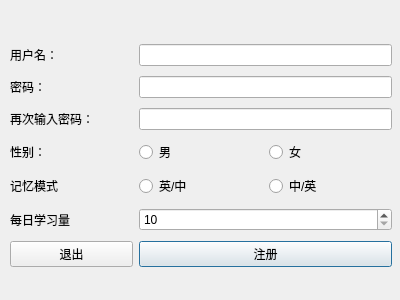
<?xml version="1.0" encoding="UTF-8"?>
<ui version="4.0">
 <class>MoSignUpDialog</class>
 <widget class="QDialog" name="MoSignUpDialog">
  <property name="geometry">
   <rect>
    <x>0</x>
    <y>0</y>
    <width>400</width>
    <height>300</height>
   </rect>
  </property>
  <property name="windowTitle">
   <string>Dialog</string>
  </property>
  <widget class="QWidget" name="formLayoutWidget">
   <property name="geometry">
    <rect>
     <x>10</x>
     <y>40</y>
     <width>382</width>
     <height>237</height>
    </rect>
   </property>
   <layout class="QGridLayout" name="gridLayout">
    <item row="1" column="0">
     <widget class="QLabel" name="userNameLabel">
      <property name="text">
       <string>用户名：</string>
      </property>
     </widget>
    </item>
    <item row="5" column="1">
     <widget class="QRadioButton" name="ECRadioButton">
      <property name="text">
       <string>英/中</string>
      </property>
     </widget>
    </item>
    <item row="6" column="0">
     <widget class="QLabel" name="planLabel">
      <property name="text">
       <string>每日学习量</string>
      </property>
     </widget>
    </item>
    <item row="4" column="0">
     <widget class="QLabel" name="sexLabel">
      <property name="text">
       <string>性别：</string>
      </property>
     </widget>
    </item>
    <item row="3" column="0">
     <widget class="QLabel" name="passwdAgainLabel">
      <property name="text">
       <string>再次输入密码：</string>
      </property>
     </widget>
    </item>
    <item row="2" column="0">
     <widget class="QLabel" name="passwdLabel">
      <property name="text">
       <string>密码：</string>
      </property>
     </widget>
    </item>
    <item row="7" column="1" colspan="2">
     <widget class="QPushButton" name="signUpBtn">
      <property name="text">
       <string>注册</string>
      </property>
     </widget>
    </item>
    <item row="5" column="2">
     <widget class="QRadioButton" name="CERadioButton">
      <property name="text">
       <string>中/英</string>
      </property>
     </widget>
    </item>
    <item row="3" column="1" colspan="2">
     <widget class="QLineEdit" name="passwdAgainLineEdit"/>
    </item>
    <item row="7" column="0">
     <widget class="QPushButton" name="quitBtn">
      <property name="text">
       <string>退出</string>
      </property>
     </widget>
    </item>
    <item row="4" column="1">
     <widget class="QRadioButton" name="maleRadioButton">
      <property name="text">
       <string>男</string>
      </property>
     </widget>
    </item>
    <item row="6" column="1" colspan="2">
     <widget class="QSpinBox" name="planSpinBox">
      <property name="minimum">
       <number>10</number>
      </property>
      <property name="maximum">
       <number>500</number>
      </property>
     </widget>
    </item>
    <item row="4" column="2">
     <widget class="QRadioButton" name="femaleRadioButton">
      <property name="text">
       <string>女</string>
      </property>
     </widget>
    </item>
    <item row="5" column="0">
     <widget class="QLabel" name="memoryModeLabel">
      <property name="text">
       <string>记忆模式</string>
      </property>
     </widget>
    </item>
    <item row="1" column="1" colspan="2">
     <widget class="QLineEdit" name="userNameLineEdit"/>
    </item>
    <item row="2" column="1" colspan="2">
     <widget class="QLineEdit" name="passwdLineEdit"/>
    </item>
   </layout>
  </widget>
 </widget>
 <resources/>
 <connections/>
</ui>
